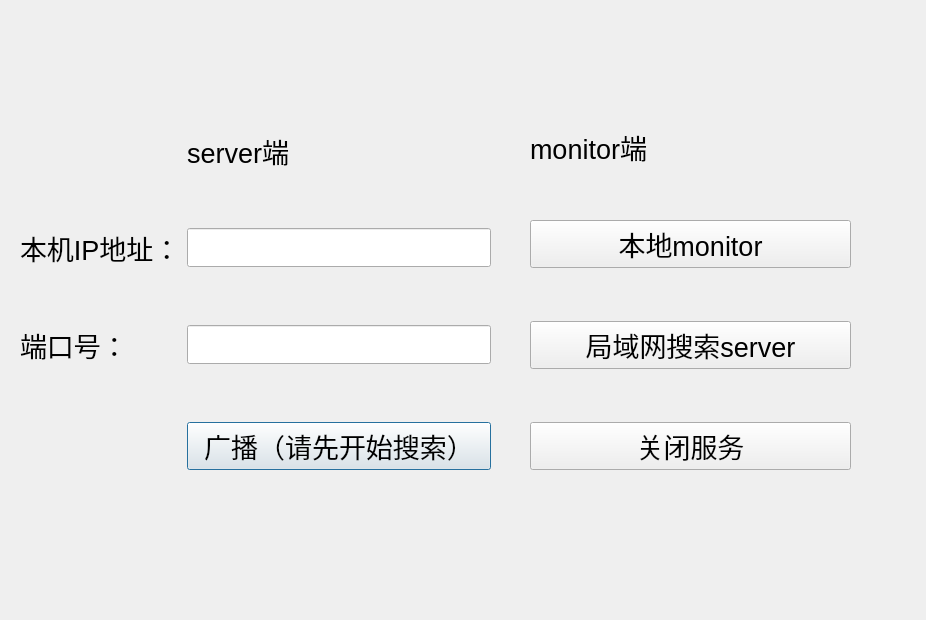
<?xml version="1.0" encoding="UTF-8"?>
<ui version="4.0">
 <class>Dialog</class>
 <widget class="QDialog" name="Dialog">
  <property name="geometry">
   <rect>
    <x>0</x>
    <y>0</y>
    <width>926</width>
    <height>620</height>
   </rect>
  </property>
  <property name="sizePolicy">
   <sizepolicy hsizetype="Preferred" vsizetype="Preferred">
    <horstretch>60</horstretch>
    <verstretch>40</verstretch>
   </sizepolicy>
  </property>
  <property name="minimumSize">
   <size>
    <width>600</width>
    <height>400</height>
   </size>
  </property>
  <property name="windowTitle">
   <string>Dialog</string>
  </property>
  <widget class="QWidget" name="gridLayoutWidget">
   <property name="geometry">
    <rect>
     <x>20</x>
     <y>80</y>
     <width>471</width>
     <height>441</height>
    </rect>
   </property>
   <layout class="QGridLayout" name="gridLayout">
    <item row="3" column="1">
     <widget class="QLineEdit" name="portEdit">
      <property name="font">
       <font>
        <pointsize>20</pointsize>
       </font>
      </property>
     </widget>
    </item>
    <item row="1" column="0">
     <widget class="QLabel" name="label">
      <property name="font">
       <font>
        <pointsize>20</pointsize>
       </font>
      </property>
      <property name="text">
       <string>本机IP地址：</string>
      </property>
     </widget>
    </item>
    <item row="3" column="0">
     <widget class="QLabel" name="label_3">
      <property name="font">
       <font>
        <pointsize>20</pointsize>
       </font>
      </property>
      <property name="text">
       <string>端口号：</string>
      </property>
     </widget>
    </item>
    <item row="4" column="1">
     <widget class="QPushButton" name="send">
      <property name="font">
       <font>
        <pointsize>20</pointsize>
       </font>
      </property>
      <property name="text">
       <string>广播（请先开始搜索）</string>
      </property>
     </widget>
    </item>
    <item row="1" column="1">
     <widget class="QLineEdit" name="myipedit">
      <property name="font">
       <font>
        <pointsize>20</pointsize>
       </font>
      </property>
      <property name="readOnly">
       <bool>true</bool>
      </property>
     </widget>
    </item>
    <item row="0" column="1">
     <widget class="QLabel" name="label_2">
      <property name="sizePolicy">
       <sizepolicy hsizetype="Fixed" vsizetype="Fixed">
        <horstretch>0</horstretch>
        <verstretch>0</verstretch>
       </sizepolicy>
      </property>
      <property name="font">
       <font>
        <pointsize>20</pointsize>
       </font>
      </property>
      <property name="text">
       <string>server端</string>
      </property>
     </widget>
    </item>
   </layout>
  </widget>
  <widget class="QWidget" name="verticalLayoutWidget">
   <property name="geometry">
    <rect>
     <x>530</x>
     <y>80</y>
     <width>321</width>
     <height>441</height>
    </rect>
   </property>
   <layout class="QVBoxLayout" name="verticalLayout">
    <item>
     <widget class="QLabel" name="label_4">
      <property name="sizePolicy">
       <sizepolicy hsizetype="Fixed" vsizetype="Fixed">
        <horstretch>0</horstretch>
        <verstretch>0</verstretch>
       </sizepolicy>
      </property>
      <property name="font">
       <font>
        <pointsize>20</pointsize>
       </font>
      </property>
      <property name="text">
       <string>monitor端</string>
      </property>
     </widget>
    </item>
    <item>
     <widget class="QPushButton" name="monitor">
      <property name="font">
       <font>
        <pointsize>20</pointsize>
       </font>
      </property>
      <property name="text">
       <string>本地monitor</string>
      </property>
     </widget>
    </item>
    <item>
     <widget class="QPushButton" name="search">
      <property name="font">
       <font>
        <pointsize>20</pointsize>
       </font>
      </property>
      <property name="text">
       <string>局域网搜索server</string>
      </property>
     </widget>
    </item>
    <item>
     <widget class="QPushButton" name="close">
      <property name="font">
       <font>
        <pointsize>20</pointsize>
       </font>
      </property>
      <property name="text">
       <string>关闭服务</string>
      </property>
     </widget>
    </item>
   </layout>
  </widget>
 </widget>
 <resources/>
 <connections/>
</ui>
